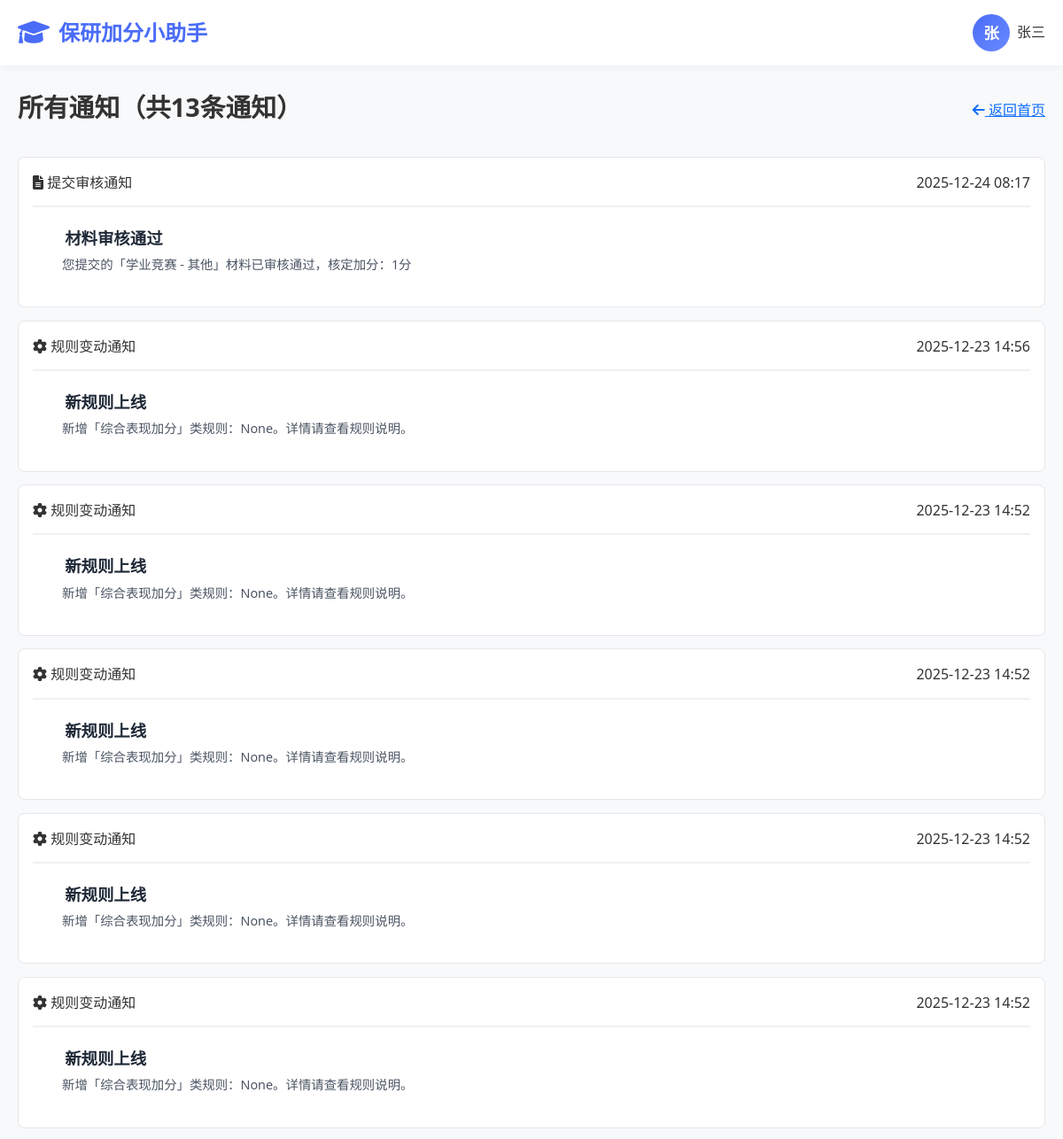
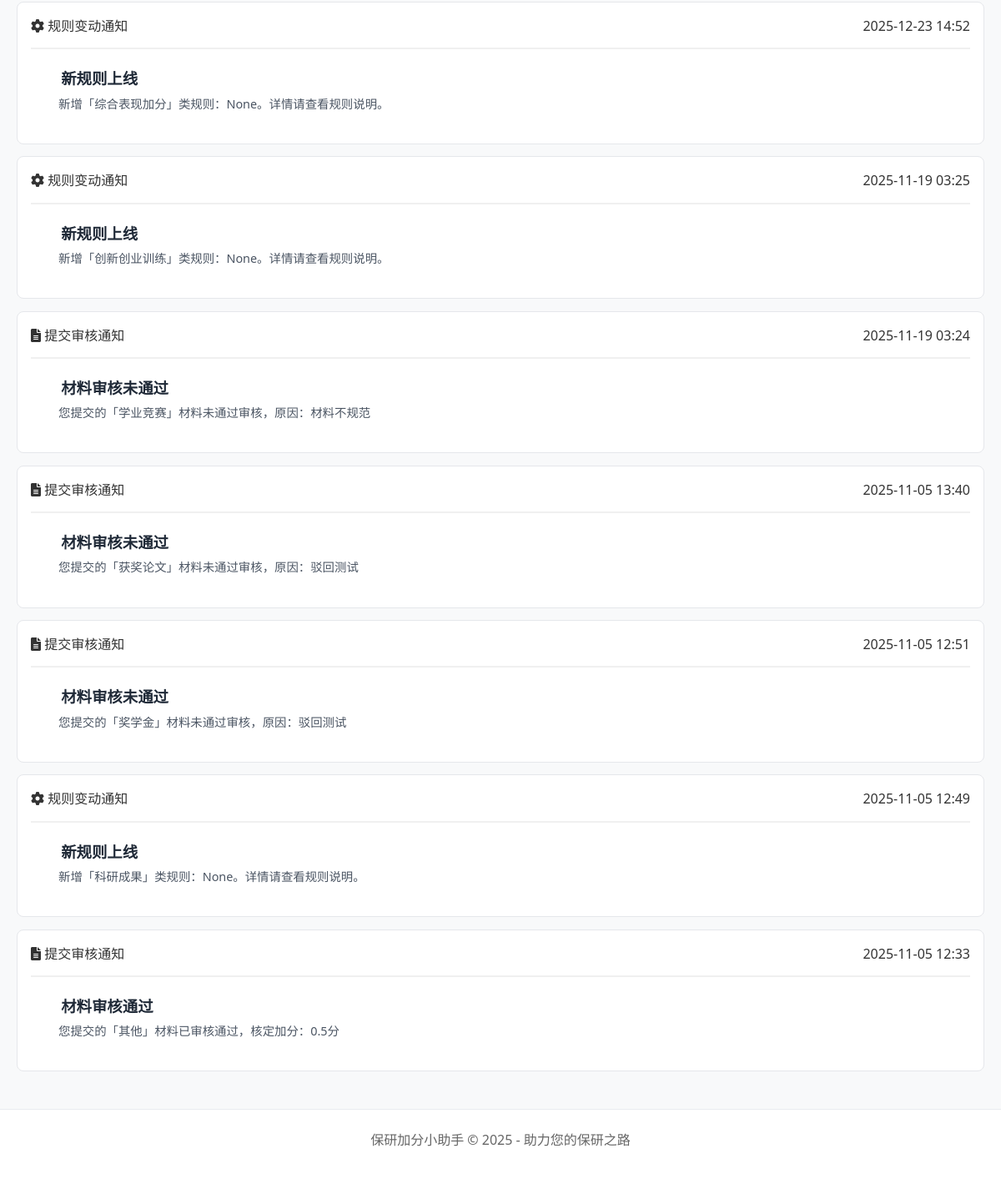
The page /student/notifications/ (signed in) on the database its author committed (2 pictures, top to bottom).
### apps/students/models.py (models this page shows, shortened)
class StudentProfile(models.Model):
    user = models.OneToOneField(
        User,
        on_delete=models.CASCADE,
        null=True,
        related_name='profile'  # 反向关联名称
    )
    COLLEGE_CHOICES = [
        ('info', '信息学院'),
        ('other', '其他'),
    ]
    full_name = models.CharField("姓名", max_length=100, blank=True)
    student_id = models.CharField("学号", max_length=20, unique=True,
                                  validators=[RegexValidator(regex=r'^\d{8,20}$', message='学号必须是8-20位数字')])
    grade = models.CharField("年级", max_length=20, blank=True)
    college = models.CharField(
        "学院",
        max_length=100,
        blank=True,
        choices=COLLEGE_CHOICES,
        default='other'  # 默认值设为其他
    )
    department = models.CharField("系别", max_length=100, blank=True)
    major = models.CharField("专业", max_length=100, blank=True)
    enrollment_year = models.PositiveIntegerField("入学年份", null=True, blank=True, help_text="例如：2023")
    GENDER_CHOICES = [
        ('M', '男'),
        ('F', '女'),
        ('O', '其他'),
    ]
    gender = models.CharField("性别", max_length=1, choices=GENDER_CHOICES, blank=True)
    ethnicity = models.CharField("民族", max_length=50, blank=True)
    political_status = models.CharField("政治面貌", max_length=50, blank=True)
    id_card = models.CharField("身份证号", max_length=18, blank=True,
                               validators=[RegexValidator(regex=r'^\d{17}[\dXx]$', message='请输入有效的身份证号')])
    phone = models.CharField("手机号", max_length=11, blank=True, help_text="请输入11位手机号码")
    email = models.EmailField("邮箱", blank=True, help_text="请输入有效的邮箱地址")
    academic_comprehensive_score = models.DecimalField(
        "学业综合成绩",  # 辅导员可设置
        max_digits=5,
        decimal_places=1,
        null=True,
        blank=True
    )
    academic_expertise_score = models.DecimalField(
        "学术专长成绩",  # 来自学术类材料加分
        max_digits=5,
        decimal_places=1,
        default=0
    )
    comprehensive_performance_score = models.DecimalField(
        "综合表现成绩",  # 来自综合类材料加分
        max_digits=5,
        decimal_places=1,
        default=0
    )
    total_score = models.DecimalField(
        "总成绩",
        max_digits=5,
        decimal_places=1,
        null=True,
        blank=True
    )
    academic_comprehensive_ratio = models.DecimalField(
        "学业综合成绩权重",
        max_digits=3,
        decimal_places=2,
        default=0.6  # 60%
    )
    academic_expertise_ratio = models.DecimalField(
        "学术专长成绩权重",
        max_digits=3,
        decimal_places=2,
        default=0.2  # 20%
    )
    comprehensive_performance_ratio = models.DecimalField(
        "综合表现成绩权重",
        max_digits=3,
        decimal_places=2,
        default=0.2  # 20%
    )

class Notification(models.Model):
    NOTIFICATION_TYPES = (
        ('submission', '提交审核通知'),
        ('rule', '规则变动通知'),
        ('system', '系统通知'),
    )
    recipient = models.ForeignKey(
        User,
        on_delete=models.CASCADE,
        related_name='notifications'
    )
    title = models.CharField(max_length=100)
    content = models.TextField()
    type = models.CharField(max_length=20, choices=NOTIFICATION_TYPES)
    is_read = models.BooleanField(default=False)
    created_at = models.DateTimeField(default=timezone.now)
    class Meta:
        ordering = ['-created_at']

### apps/students/views.py (the view)
# urls.py: path('notifications/', views.notifications, name='notifications'),
@login_required
def notifications(request):
    Notification.objects.filter(
        recipient=request.user,
        is_read=False
    ).update(is_read=True)
    all_notifications = Notification.objects.filter(
        recipient=request.user
    ).order_by('-created_at')
    return render(request, 'students/notifications.html', {
        'notifications': all_notifications
    })

### templates/students/notifications.html (shortened to what this page needs)
{% extends 'students/base.html' %}
{% load static %}
{% block extra_css %}
    <link href="{% static 'CSS/students/notifications.css' %}" rel="stylesheet">
{% endblock %}
{% block content %}
<div class="notifications-container">
    <div class="page-header">
        <h1 class="page-title">所有通知（共{{ notifications|length }}条通知）</h1>
        <a href="{% url 'index' %}" class="back-btn">
            <i class="fas fa-arrow-left"></i>
            <span>返回首页</span>
        </a>
    </div>
    <div class="notifications-list">
        {% for notification in notifications %}
        <div class="notification-item {% if not notification.is_read %}unread{% endif %}">
            <div class="notification-header">
                <div class="notification-type">
                    {% if notification.type == 'submission' %}
                        <i class="fas fa-file-alt"></i>
                        <span>提交审核通知</span>
                    {% elif notification.type == 'rule' %}
                        <i class="fas fa-cog"></i>
                        <span>规则变动通知</span>
                    {% else %}
                        <i class="fas fa-bullhorn"></i>
                        <span>系统通知</span>
                    {% endif %}
                </div>
                <div class="notification-time">
                    {{ notification.created_at|date:"Y-m-d H:i" }}
                </div>
            </div>
            <div class="notification-content">
                <h3 class="notification-title">{{ notification.title }}</h3>
                <p class="notification-text">{{ notification.content }}</p>
            </div>
        </div>
        {% empty %}
        <div class="empty-state">
            <i class="fas fa-bell"></i>
            <h4>暂无通知</h4>
            <p>您暂时没有收到任何通知</p>
        </div>
        {% endfor %}
    </div>
</div>
{% endblock %}

### templates/students/base.html (shortened to what this page needs)
<!DOCTYPE html>
<html lang="zh-CN">
<head>
    <link href="https://cdn.jsdelivr.net/npm/bootstrap@5.3.0-alpha1/dist/css/bootstrap.min.css" rel="stylesheet">
    <link rel="stylesheet" href="https://cdnjs.cloudflare.com/ajax/libs/font-awesome/6.0.0/css/all.min.css">
    {% load static %}
    <link href="{% static 'CSS/base.css' %}" rel="stylesheet">
    {% block extra_css %}{% endblock %}
</head>
<body>
    <nav class="navbar">
        <div class="container">
            <div class="navbar-content">
                <a href="{% url 'index' %}" class="logo">
                    <i class="fas fa-graduation-cap"></i>
                    <span>保研加分小助手</span>
                </a>
                <div class="user-info">
                    {% if user.is_authenticated %}
                        <a href="{% url 'user_center' %}" class="d-flex align-items-center text-decoration-none" title="个人资料">
                            <div class="user-avatar">{{ user.profile.full_name|first }}</div>
                            <span class="username ms-2">{{ user.profile.full_name }}</span>
                        </a>
                    {% else %}
                        <a href="{% url 'login' %}" class="btn btn-outline-primary btn-sm">登录</a>
                    {% endif %}
                </div>
            </div>
        </div>
    </nav>
    <div class="container">
        <div class="main-content">
            {% block content %}{% endblock %}
        </div>
    </div>
    <footer class="footer">
        <div class="container">
            <p>保研加分小助手 &copy; 2025 - 助力您的保研之路</p>
        </div>
    </footer>
</body>
</html>

### static/CSS/base.css (style rules this page uses)
:root { --primary: #4a6cf7; --primary-light: #6a8aff; --secondary: #6c757d; --light-bg: #f8f9fa; --dark-text: #333333; --gray-text: #666666; --light-gray: #e9ecef; --white: #ffffff; --card-shadow: 0 4px 12px rgba(0, 0, 0, 0.08); --hover-shadow: 0 8px 24px rgba(0, 0, 0, 0.12); }
* { margin: 0; padding: 0; box-sizing: border-box; }
body { font-family: 'Segoe UI', 'PingFang SC', 'Microsoft YaHei', sans-serif; background-color: var(--light-bg); color: var(--dark-text); line-height: 1.6; height: 100%; display: flex; flex-direction: column; }
.container { max-width: 1200px; margin: 0 auto; padding: 0 20px; flex: 1 0 auto; }
.navbar { background: var(--white); box-shadow: 0 2px 10px rgba(0, 0, 0, 0.05); padding: 1rem 0; position: sticky; top: 0; z-index: 100; }
.navbar-content { display: flex; justify-content: space-between; align-items: center; width: 100%; }
html { height: 100%; }
.logo { display: flex; align-items: center; gap: 10px; font-weight: 700; font-size: 1.5rem; color: var(--primary); text-decoration: none; }
.logo i { font-size: 1.8rem; }
.user-info { display: flex; align-items: center; gap: 12px; margin-left: auto; }
.user-avatar { width: 42px; height: 42px; border-radius: 50%; background: linear-gradient(135deg, var(--primary), var(--primary-light)); display: flex; align-items: center; justify-content: center; color: var(--white); font-weight: 600; font-size: 1.1rem; }
.username { font-weight: 500; color: var(--dark-text); }
.main-content { padding: 30px 0; }
.page-header { display: flex; justify-content: space-between; align-items: center; margin-bottom: 30px; }
.page-title { font-size: 1.8rem; font-weight: 700; color: var(--dark-text); }
.footer { background: var(--white); padding: 24px 0; margin-top: auto; text-align: center; color: var(--gray-text); border-top: 1px solid var(--light-gray); flex-shrink: 0; }

### static/CSS/students/notifications.css (style rules this page uses)
.notification-header { display: flex; justify-content: space-between; align-items: center; margin-bottom: 1.2rem; padding-bottom: 0.8rem; border-bottom: 2px solid #f0f0f0; }
.notification-title { font-size: 1.15rem; font-weight: 600; color: #1f2937; padding-left: 0.2rem; }
.notification-item { padding: 1rem; margin-bottom: 0.9rem; border-radius: 8px; background-color: #ffffff; border: 1px solid #e5e7eb; transition: all 0.25s ease; }
.notification-content { font-size: 0.9rem; color: #4b5563; line-height: 1.5; margin-left: 33px; padding: 0.3rem 0; }

### rows shown on the page
Notification: type "submission" (drawn), created_at "2025-12-24 08:17", title "材料审核通过", content "您提交的「学业竞赛 - 其他」材料已审核通过，核定加分：1分"
Notification: type "rule" (drawn), created_at "2025-12-23 14:56", title "新规则上线", content "新增「综合表现加分」类规则：None。详情请查看规则说明。"
Notification: type "rule" (drawn), created_at "2025-12-23 14:52", title "新规则上线", content "新增「综合表现加分」类规则：None。详情请查看规则说明。"
Notification: type "rule" (drawn), created_at "2025-12-23 14:52", title "新规则上线", content "新增「综合表现加分」类规则：None。详情请查看规则说明。"
Notification: type "rule" (drawn), created_at "2025-12-23 14:52", title "新规则上线", content "新增「综合表现加分」类规则：None。详情请查看规则说明。"
Notification: type "rule" (drawn), created_at "2025-12-23 14:52", title "新规则上线", content "新增「综合表现加分」类规则：None。详情请查看规则说明。"
Notification: type "rule" (drawn), created_at "2025-12-23 14:52", title "新规则上线", content "新增「综合表现加分」类规则：None。详情请查看规则说明。"
Notification: type "rule" (drawn), created_at "2025-11-19 03:25", title "新规则上线", content "新增「创新创业训练」类规则：None。详情请查看规则说明。"
Notification: type "submission" (drawn), created_at "2025-11-19 03:24", title "材料审核未通过", content "您提交的「学业竞赛」材料未通过审核，原因：材料不规范"
Notification: type "submission" (drawn), created_at "2025-11-05 13:40", title "材料审核未通过", content "您提交的「获奖论文」材料未通过审核，原因：驳回测试"
Notification: type "submission" (drawn), created_at "2025-11-05 12:51", title "材料审核未通过", content "您提交的「奖学金」材料未通过审核，原因：驳回测试"
Notification: type "rule" (drawn), created_at "2025-11-05 12:49", title "新规则上线", content "新增「科研成果」类规则：None。详情请查看规则说明。"
Notification: type "submission" (drawn), created_at "2025-11-05 12:33", title "材料审核通过", content "您提交的「其他」材料已审核通过，核定加分：0.5分"

### other values the page prints
{{ user.profile.full_name|first }} "张"
{{ user.profile.full_name }} "张三"
{{ notifications|length }} "13"
